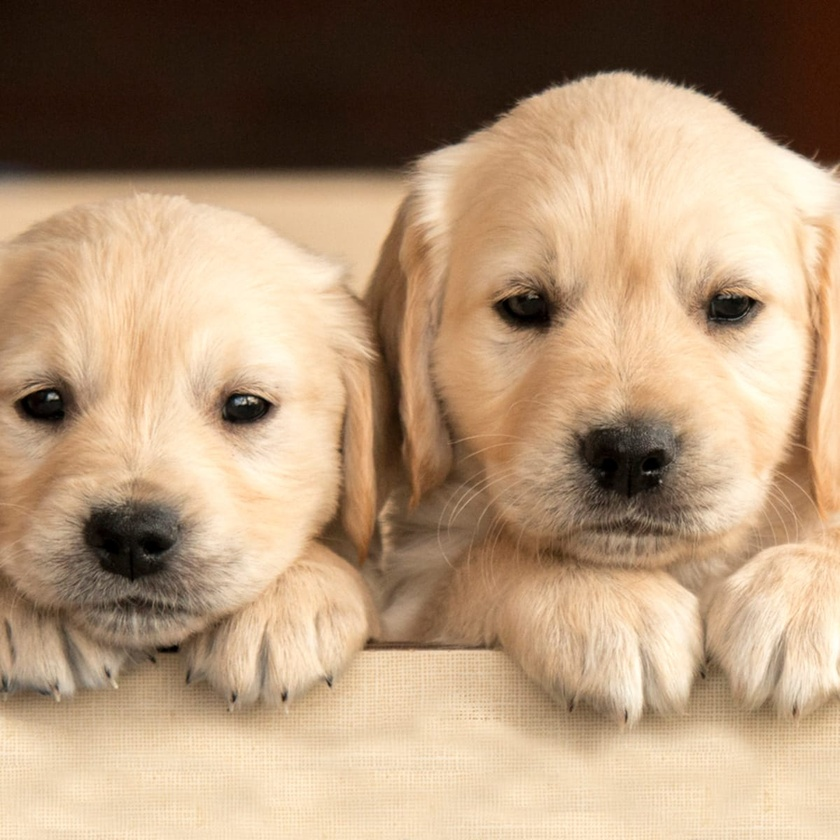
//> input picture cpp_opencv/photos/dog2.jpg, 840 x 840 px, shrunk from 1200 x 1200 before the run
$ ./transformation   (built with g++ and OpenCV 4)
//> lines starting //> are read from the running program, lines starting //| are printed output that depends on the picture
#include <opencv2/opencv.hpp>
#include <vector>
#include <stdio.h>
#include <string>

using namespace cv;

Mat translation (Mat img, float x, float y);
Mat rotation (Mat img, int angle, Point2f center);
std::string photo = "../../photos/dog2.jpg";

int main(){
    Mat image = imread(photo);
//> image is the input picture: 840 rows x 840 cols, CV_8UC3; mean B, G, R 120.1, 149.1, 177.1
    imshow("dog", image);


    // Translated
    Mat translated = translation( image, 100, 100 );
    imshow("translated", translated);

    // Rotation
    Mat rotated = rotation ( image, 45, Point2f(image.cols / 2, image.rows /2 ));
    imshow("rotated", rotated);

    // Flipping
    Mat flipped;
    flip(image, flipped, 0);
    imshow("flipped", flipped);

    waitKey(0);
    return 0;
}

Mat translation(Mat img, float x, float y){
//> called with x = 100, y = 100
    Mat rtn;
    float warpvalues [] = { 1.0, 0.0, x, 0.0, 1.0, y };
    Mat translationMatrix = Mat(2, 3, CV_32F, warpvalues);

    warpAffine(img, rtn, translationMatrix, img.size());
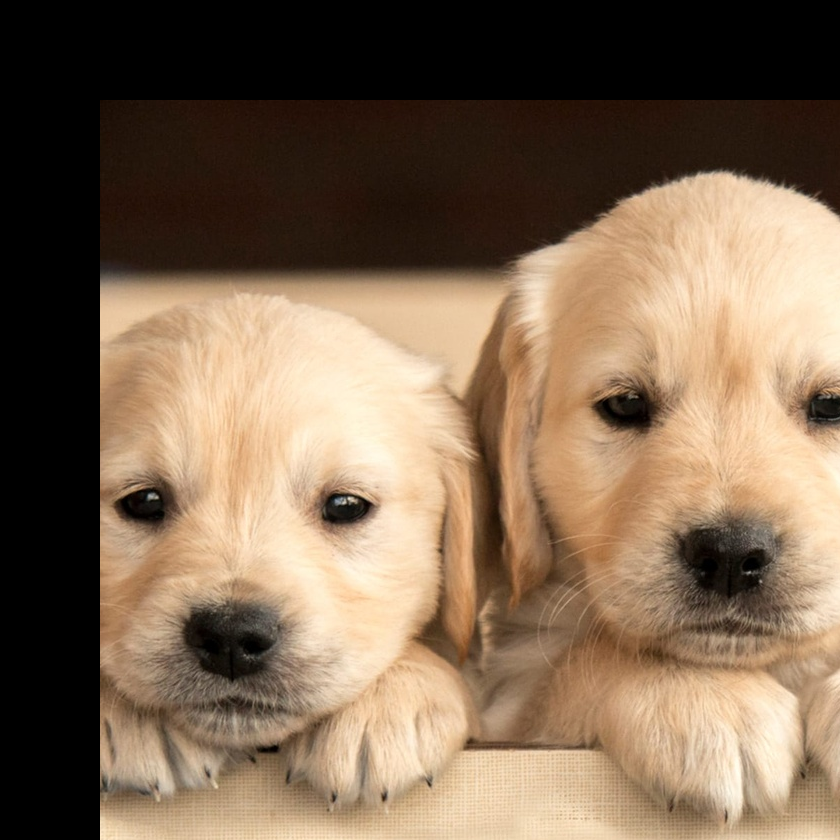
//> rtn: 840 rows x 840 cols, CV_8UC3; mean B, G, R 83.7, 105.6, 127.7
    return rtn;
}

Mat rotation (Mat img, int angle, Point2f center = Point2f(0, 0)){
//> called with angle = 45, center = Point(420, 420)
    Mat rtn;
    Mat rotationMatrix = getRotationMatrix2D(center, angle, 1);
//> rotationMatrix = [[0.707, 0.707, -174], [-0.707, 0.707, 420]]

    warpAffine(img, rtn, rotationMatrix, img.size());
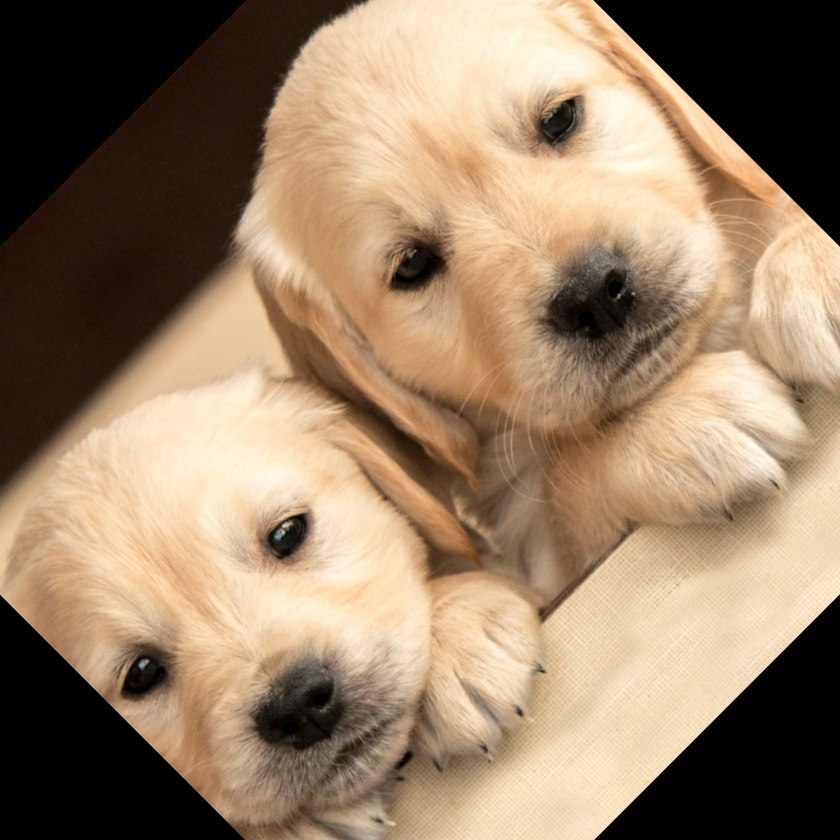
//> rtn: 840 rows x 840 cols, CV_8UC3; mean B, G, R 102.6, 127.7, 151.8
//> in main, `flip(image, flipped, 0);`:
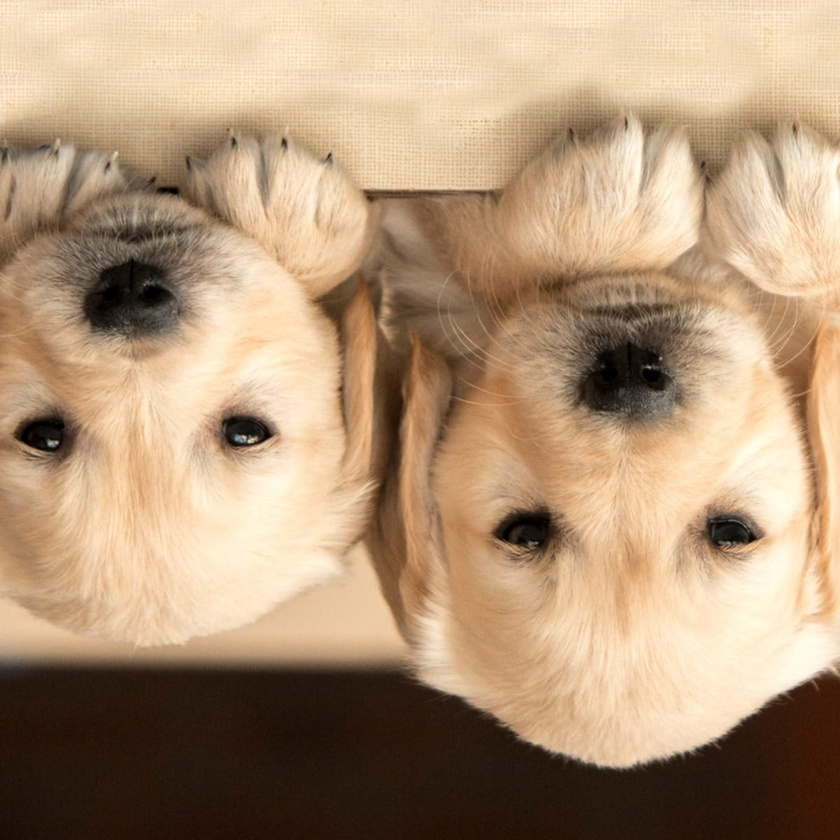
//> flipped: 840 rows x 840 cols, CV_8UC3; mean B, G, R 120.1, 149.1, 177.1
    return rtn;
}

$ run again, with cpp_opencv/photos/dog1.jpg copied over cpp_opencv/photos/dog2.jpg
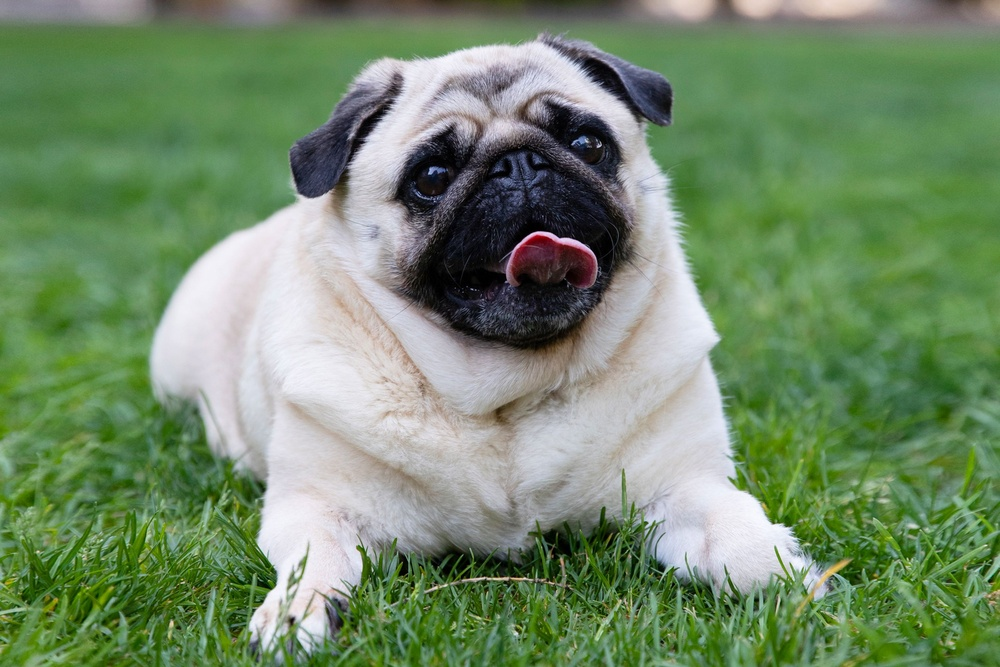
//> input picture cpp_opencv/photos/dog1.jpg, 1000 x 667 px, shrunk from 2765 x 1843 before the run
//> image is the input picture: 667 rows x 1000 cols, CV_8UC3; mean B, G, R 105.2, 138.7, 114.6
//> in translation, `warpAffine(img, rtn, translationMatrix, img.size());`:
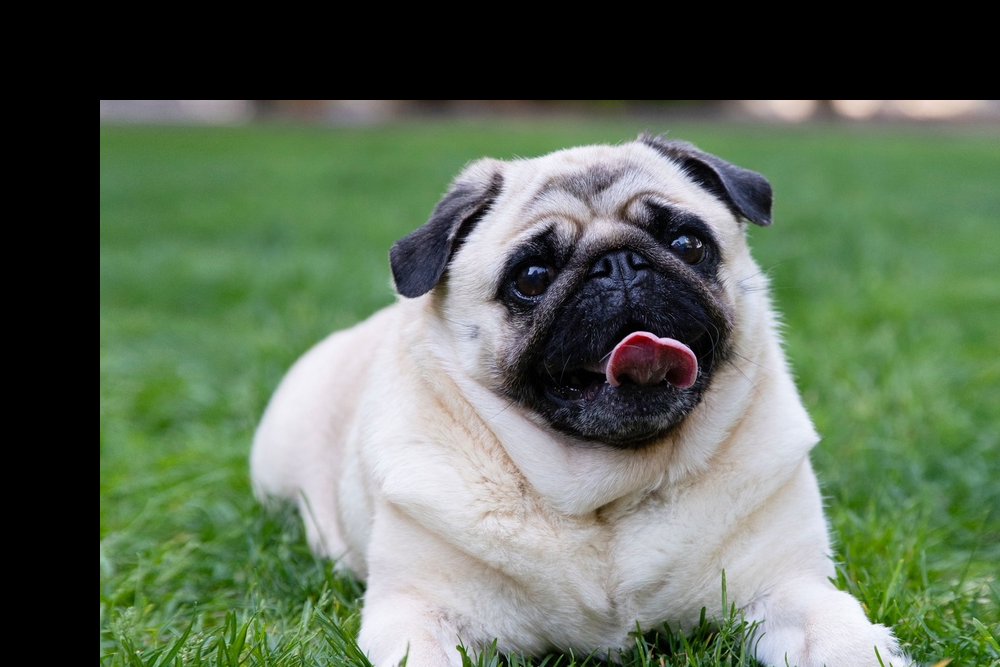
//> rtn: 667 rows x 1000 cols, CV_8UC3; mean B, G, R 88.6, 109, 93.7
//> rotationMatrix = [[0.707, 0.707, -89.02], [-0.707, 0.707, 451.1]]
//> `flip(image, flipped, 0);`:
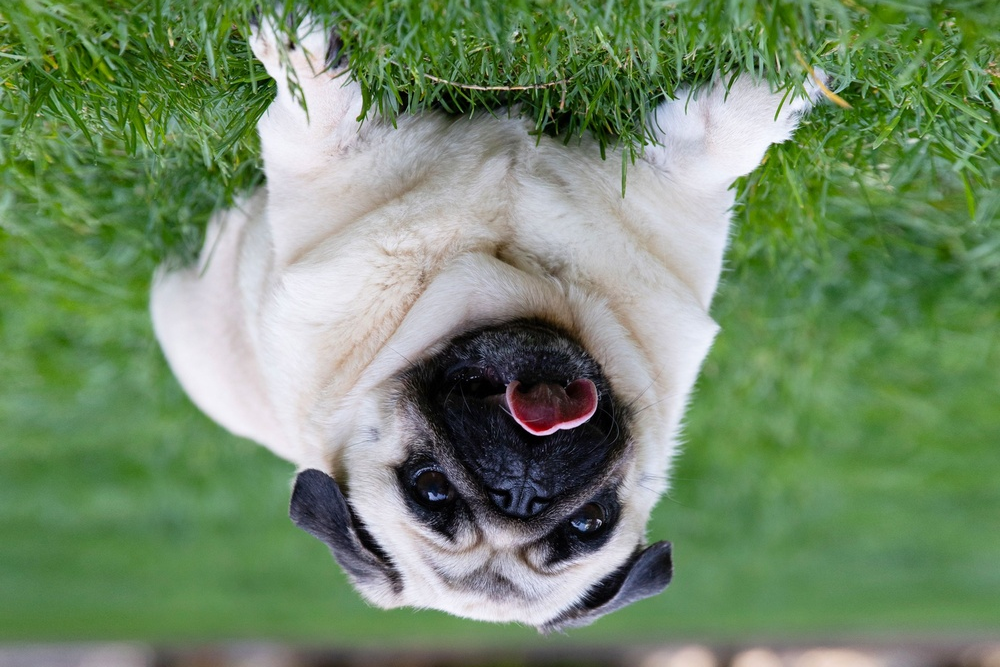
//> flipped: 667 rows x 1000 cols, CV_8UC3; mean B, G, R 105.2, 138.7, 114.6

$ run again, with cpp_opencv/photos/dog3.jpg copied over cpp_opencv/photos/dog2.jpg
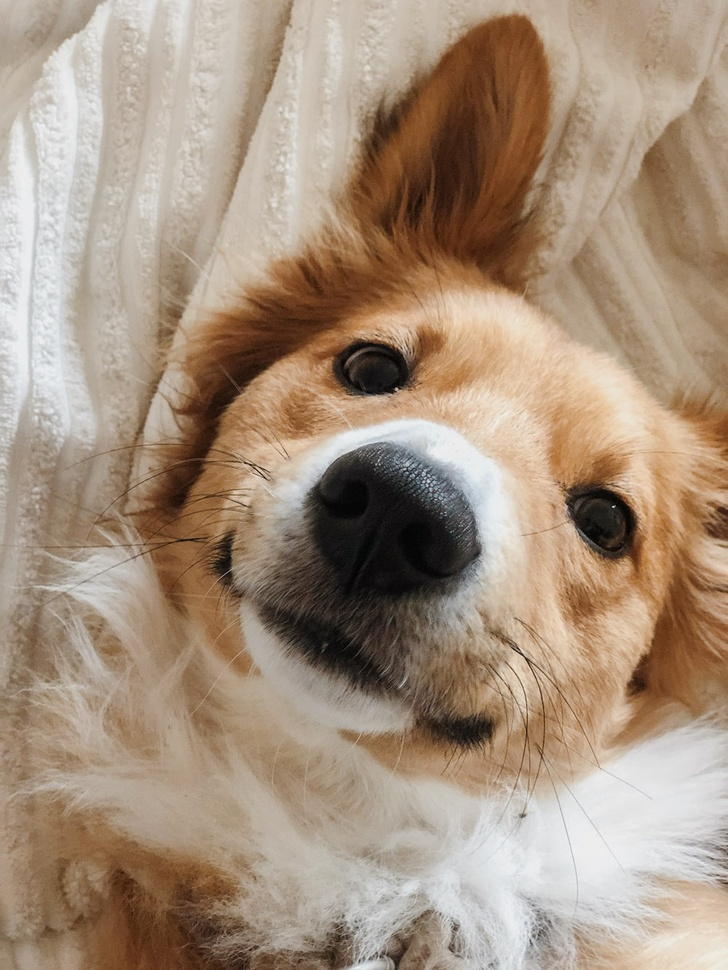
//> input picture cpp_opencv/photos/dog3.jpg, 728 x 970 px, shrunk from 1000 x 1333 before the run
//> image is the input picture: 970 rows x 728 cols, CV_8UC3; mean B, G, R 125.3, 144.8, 165.5
//> in translation, `warpAffine(img, rtn, translationMatrix, img.size());`:
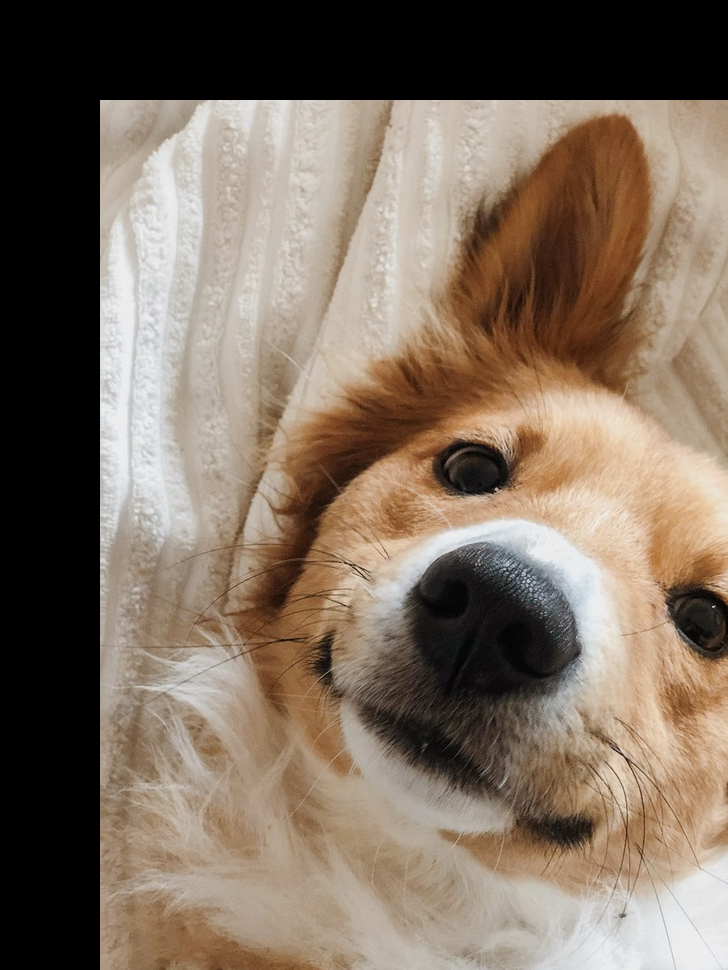
//> rtn: 970 rows x 728 cols, CV_8UC3; mean B, G, R 96.1, 110.9, 126.7
//> rotationMatrix = [[0.707, 0.707, -236.3], [-0.707, 0.707, 399.4]]
//> `flip(image, flipped, 0);`:
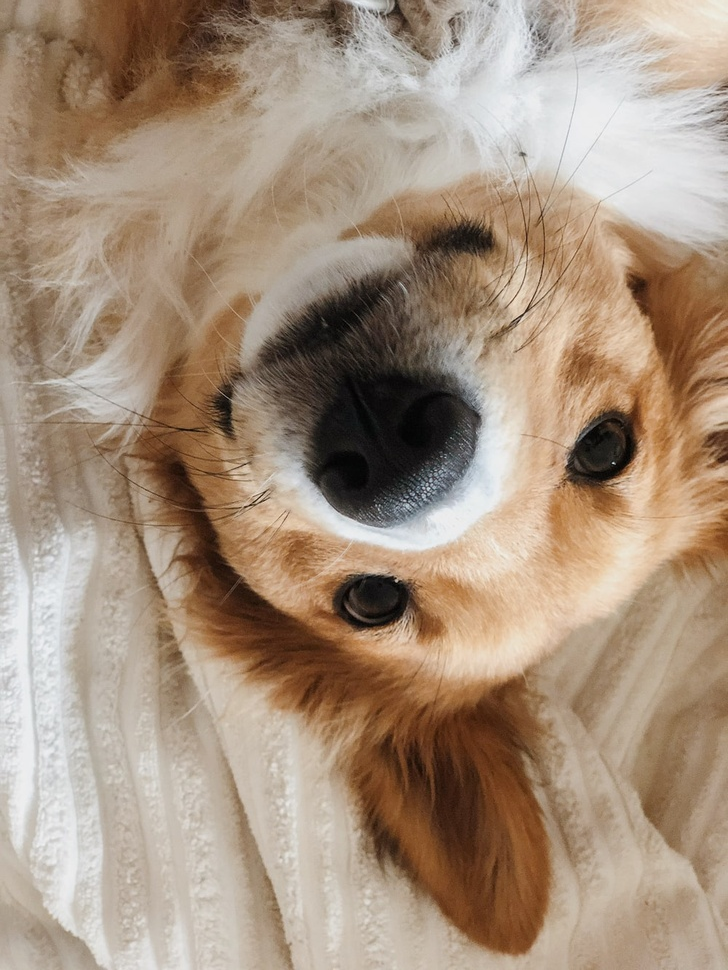
//> flipped: 970 rows x 728 cols, CV_8UC3; mean B, G, R 125.3, 144.8, 165.5
